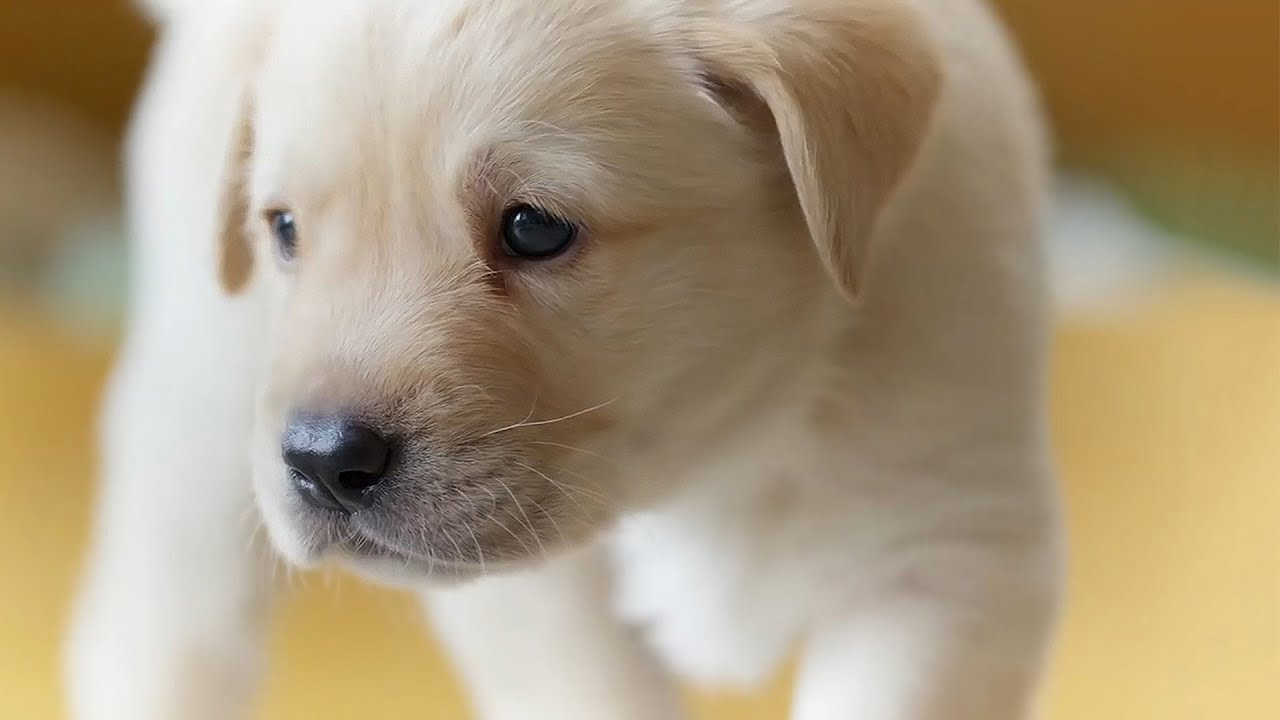
#> input picture resources/dog.jpg, 1280 x 720 px
$ python 'Chapter2-Basic Function.py'
#> lines starting #> are read from the running program, lines starting #| are printed output that depends on the picture; after the words box and inside, x2 and y2 are one past the last pixel; in counts of white or black regions, pixels touching at a corner belong together
import cv2
import numpy as np

img = cv2.imread('resources/dog.jpg')
#> img is the input picture: shape (720, 1280, 3); mean B, G, R 126.5, 153.8, 170.3
kernel = np.ones((5, 5), np.uint8)

# Convert to Grey Scale
imgGray = cv2.cvtColor(img, cv2.COLOR_BGR2GRAY)
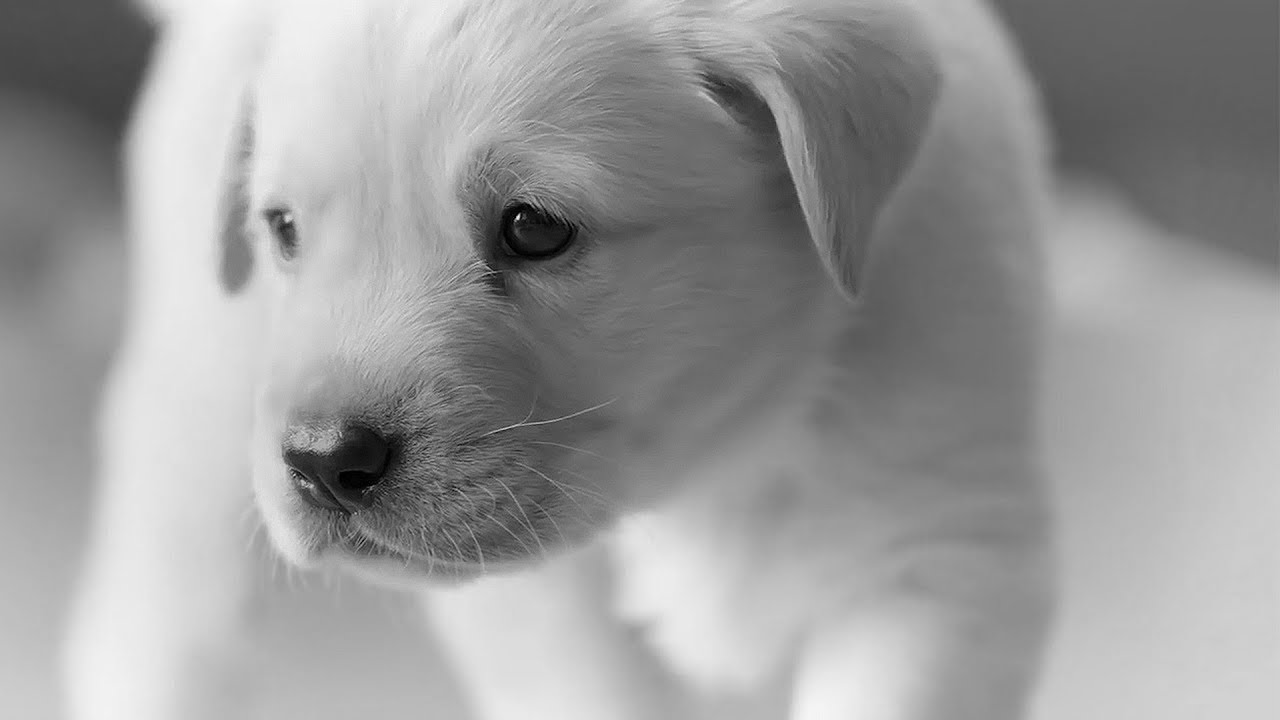
#> imgGray: shape (720, 1280); min 0, max 247, mean 155.7
# cv2.imshow("Gray", imgGray)
# cv2.waitKey(5000)

# Convert to Blur
imgBlur = cv2.GaussianBlur(imgGray, (33, 33), 0)  # kernel size
# cv2.imshow('Blur', imgBlur)
# cv2.waitKey(5000)

# Edge detector
imgCanny = cv2.Canny(img, 70, 70)  # threshold =
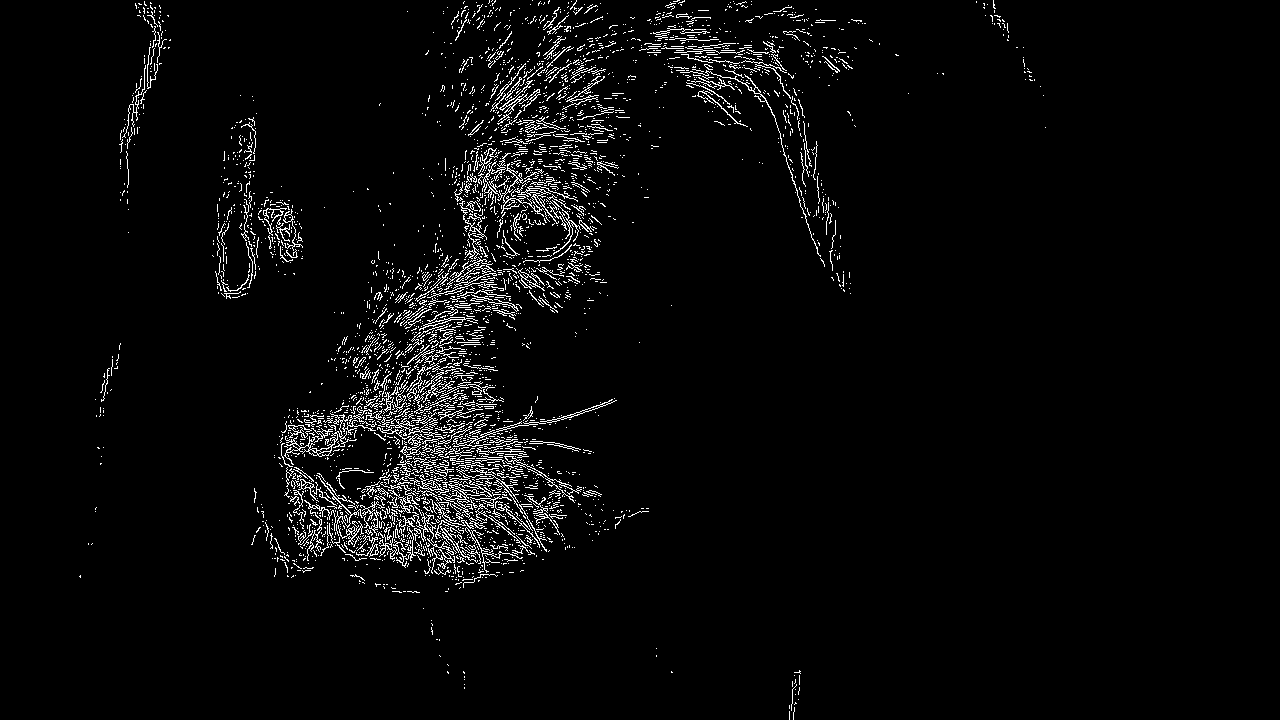
#> imgCanny: shape (720, 1280); 3.4% white in thin lines or dots, all inside (x1, y1, x2, y2) = (79, 0, 1046, 720)
# cv2.imshow('Edge Detector', imgCanny)
# cv2.waitKey(5000)

# Dialation = Increase thickness of edge
imgDialation = cv2.dilate(imgCanny, kernel, iterations=1)  # kernel
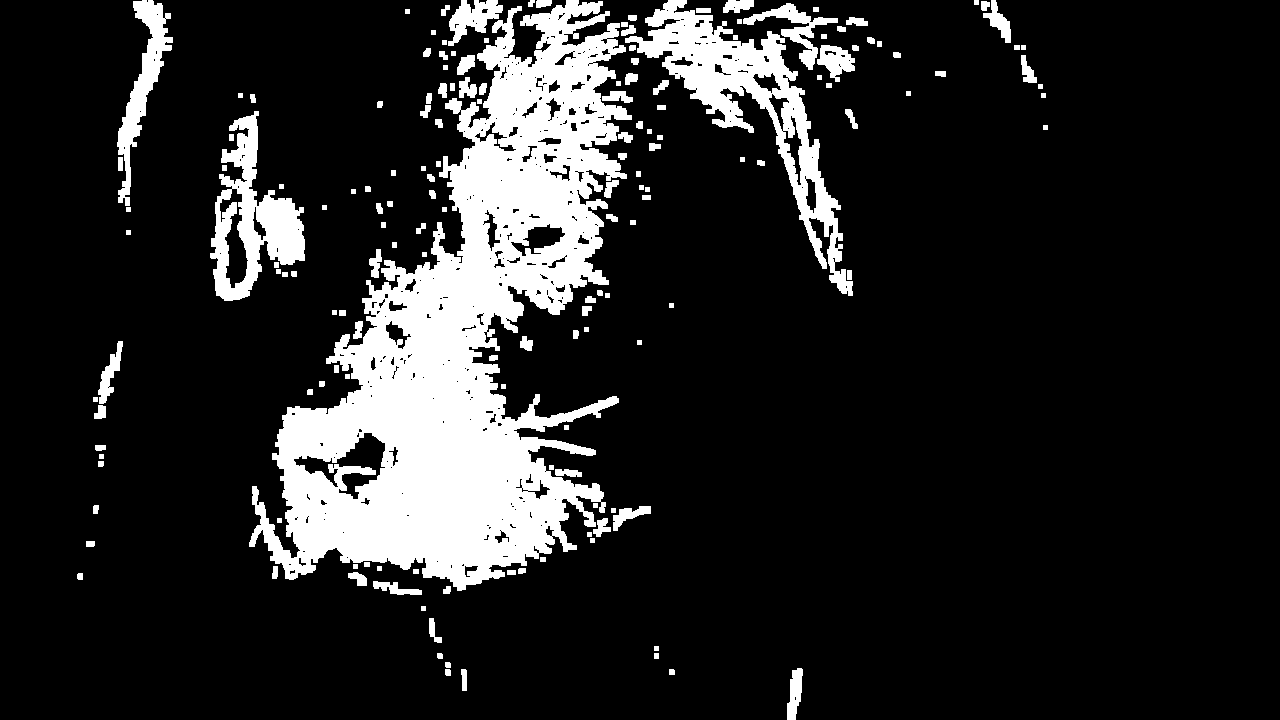
#> imgDialation: shape (720, 1280); 14.7% white; 166 white regions, largest, box (x1, y1, x2, y2) and area: (249, 0, 632, 591) 96010, (625, 0, 853, 296) 14189, (210, 111, 305, 301) 7473
# cv2.imshow('Dialation', imgDialation)
# cv2.waitKey(5000)

# Eroded = decrease thickness of edge
imgEroded = cv2.erode(imgDialation, kernel, iterations=1)
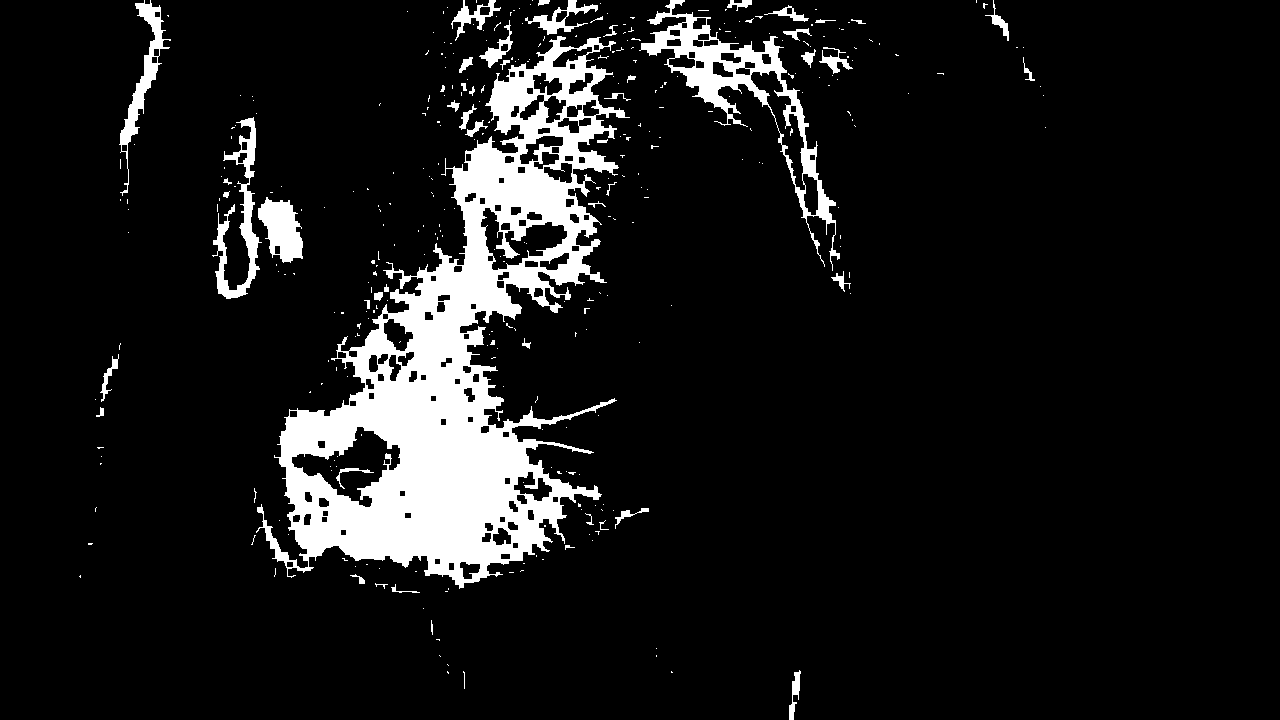
#> imgEroded: shape (720, 1280); 9.6% white; 350 white regions (298 under 20 px), largest, box (x1, y1, x2, y2) and area: (256, 36, 630, 589) 68510, (639, 0, 840, 271) 7397, (212, 117, 262, 299) 2505
# cv2.imshow("Eroded Image", imgEroded)
# cv2.waitKey(5000)

# Find size of images
# print(img.shape)  # height, width, chanel
imgResize = cv2.resize(img, (300, 200))  # width, height
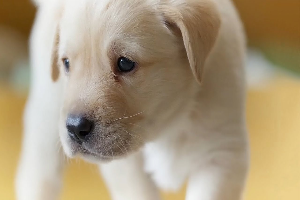
#> imgResize: shape (200, 300, 3); mean B, G, R 126.4, 153.8, 170.2
# cv2.imshow("Resized", imgResize)
# cv2.waitKey(3000)

# Crop Image
imgCropped = img[0:200, 200:500]  # start and end point (height, width)
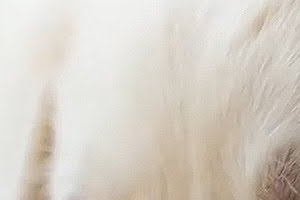
#> imgCropped: shape (200, 300, 3); mean B, G, R 199.2, 208.7, 215.2
cv2.imshow("Cropped Image", imgCropped)
cv2.waitKey(3000)

$ run again, with resources/people.jpeg copied over resources/dog.jpg
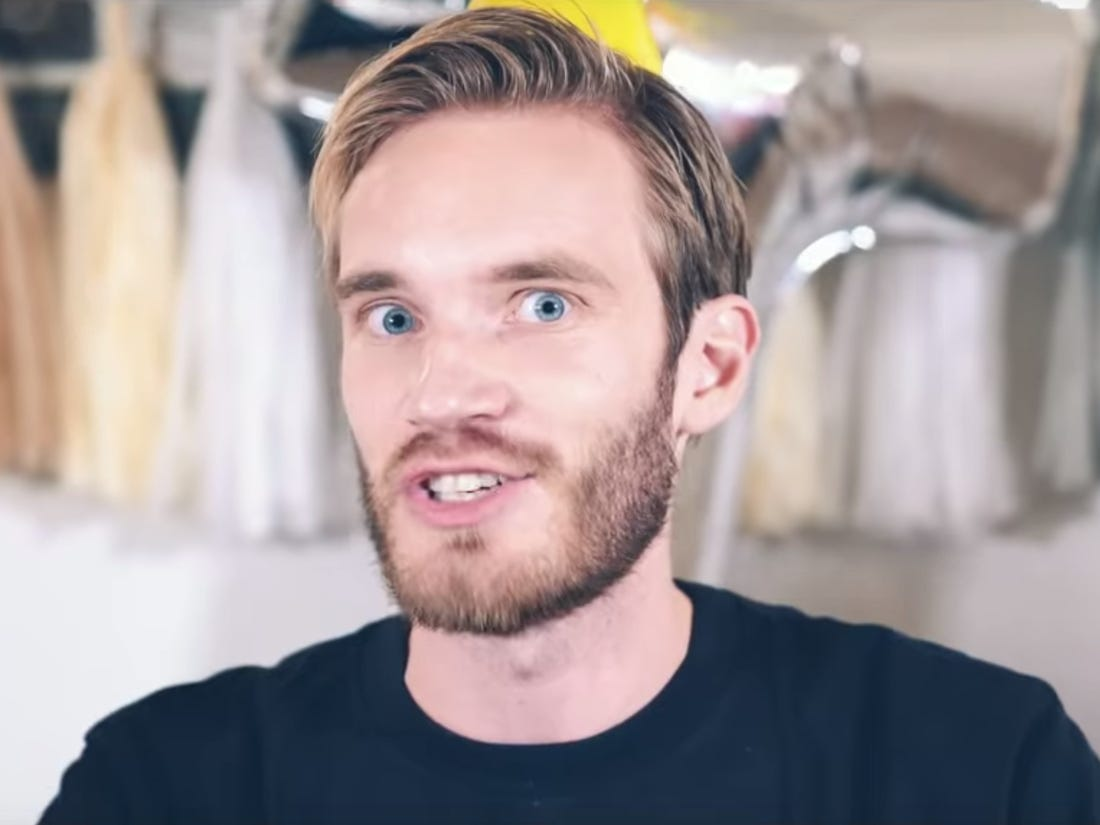
#> input picture resources/people.jpeg, 1100 x 825 px
#> img is the input picture: shape (825, 1100, 3); mean B, G, R 152.3, 151.6, 162.9
#> `imgCanny = cv2.Canny(img, 70, 70)`:
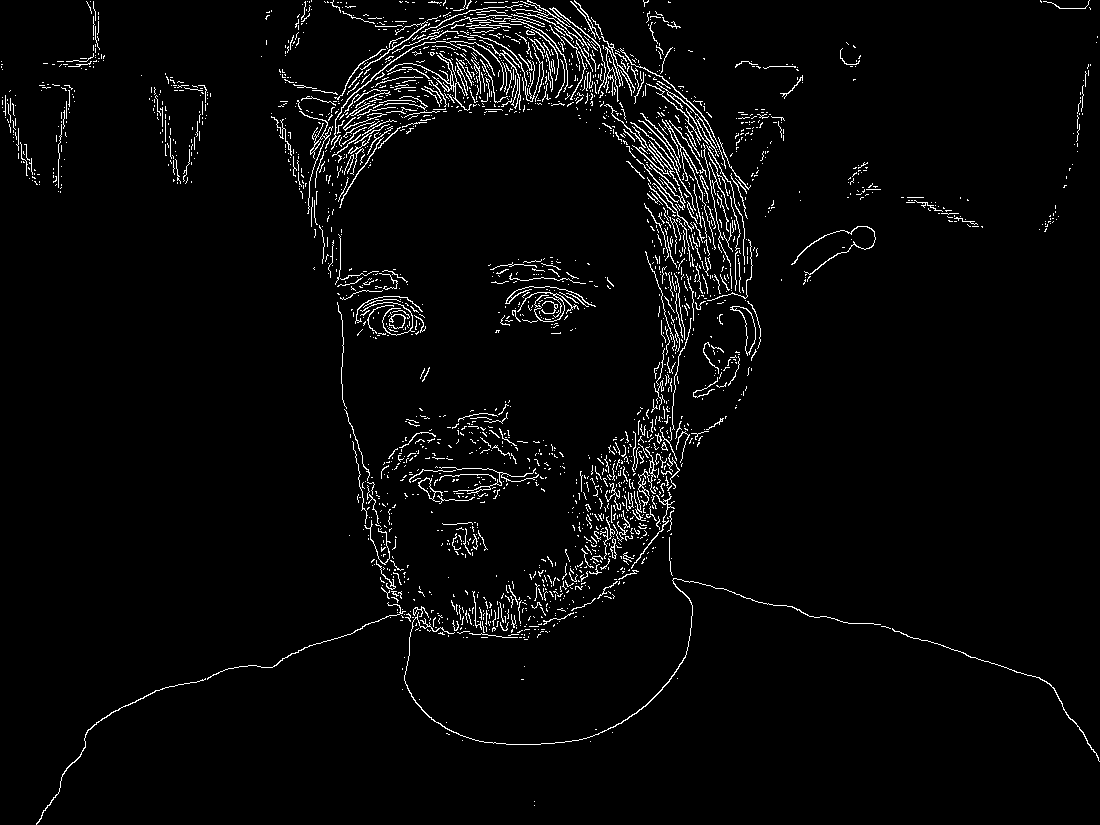
#> imgCanny: shape (825, 1100); 3.2% white in thin lines or dots
#> imgDialation: shape (825, 1100); 15.1% white; 81 white regions, largest, box (x1, y1, x2, y2) and area: (34, 0, 1100, 825) 103759, (486, 255, 600, 330) 4847, (398, 447, 553, 506) 3988
#> imgEroded: shape (825, 1100); 8.9% white; 169 white regions (123 under 20 px), largest, box (x1, y1, x2, y2) and area: (36, 0, 881, 825) 63286, (400, 466, 547, 504) 1878, (500, 286, 596, 328) 1857
#> `imgCropped = img[0:200, 200:500]`:
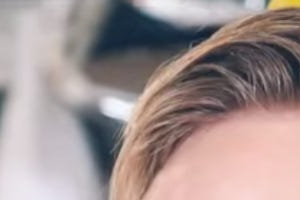
#> imgCropped: shape (200, 300, 3); mean B, G, R 145.7, 147, 162.6
